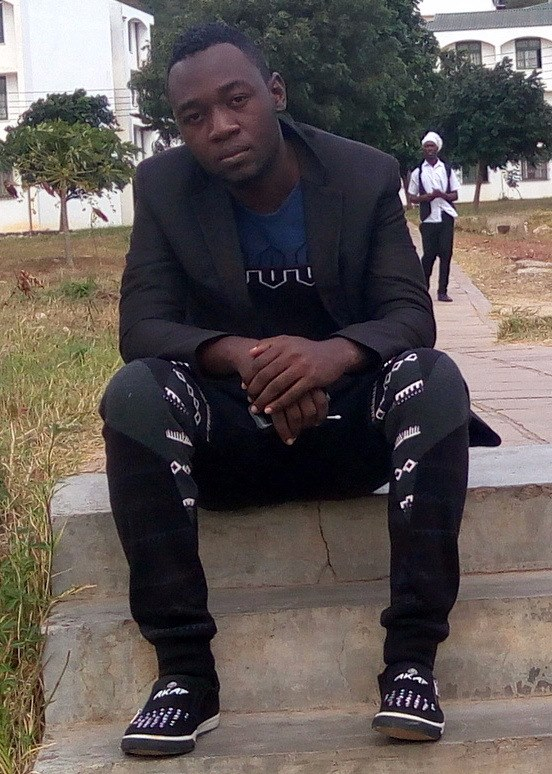
#> input picture harris corner detection/NICE (2).jpg, 552 x 774 px, found by its file name
$ jupyter execute 'harris corner detection.ipynb'   (shell and % lines are left out)
#> lines starting #> are read from the running program, lines starting #| are printed output that depends on the picture
[cell 1]
import matplotlib.pyplot as plt
import numpy as np
import cv2


# Read in the image
image = cv2.imread('C:/Users/cnsl/Documents/COMPUTER VISION/harris conner detection/NICE (2).jpg')
#> image is the input picture: shape (774, 552, 3); mean B, G, R 84.2, 86.7, 94.5

# Make a copy of the image
image_copy = np.copy(image)

# Change color to RGB (from BGR)
image_copy = cv2.cvtColor(image_copy, cv2.COLOR_BGR2RGB)

plt.imshow(image_copy)

[cell 2]
# Convert to grayscale
gray = cv2.cvtColor(image_copy, cv2.COLOR_RGB2GRAY)
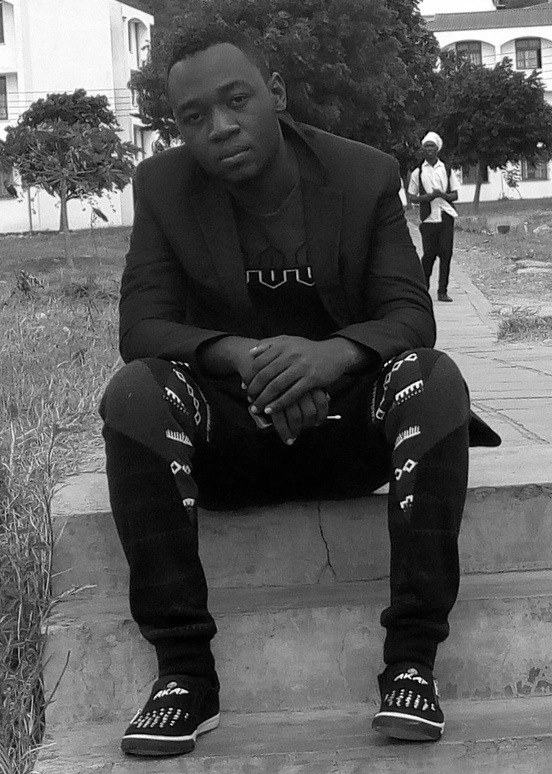
#> gray: shape (774, 552); min 0, max 255, mean 88.7
gray = np.float32(gray)

# Detect corners
dst = cv2.cornerHarris(gray, 2, 3, 0.04)
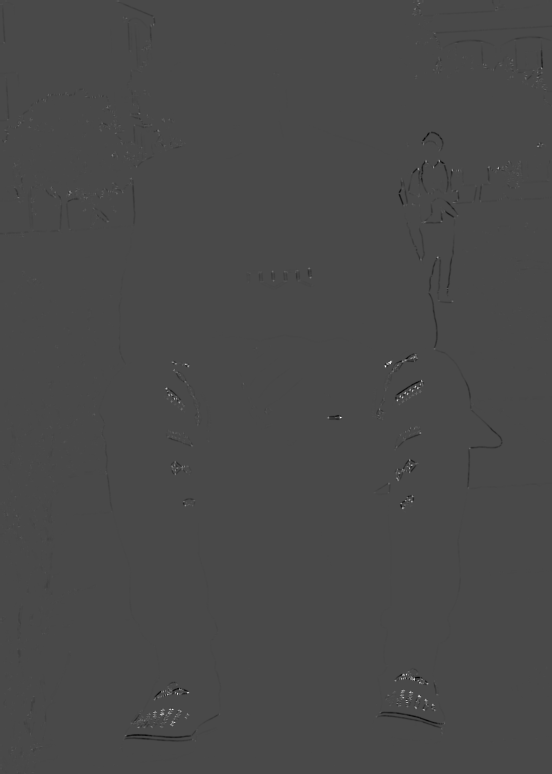
#> dst: shape (774, 552) float32; min -69862584, max 173536144, mean -38087.2; drawn with min black and max white

# Dilate corner image to enhance corner points
dst = cv2.dilate(dst,None)
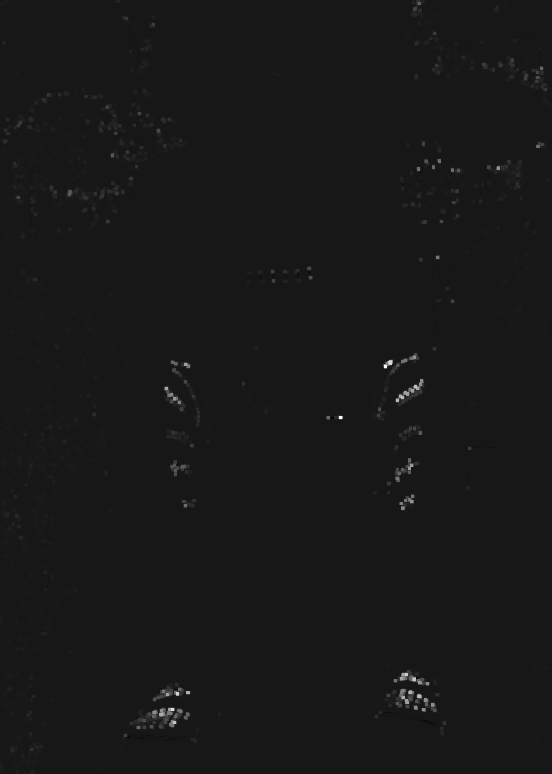
#> dst: shape (774, 552) float32; min -17459468, max 173536144, mean 620342.8; drawn with min black and max white

plt.imshow(dst, cmap='gray')

[cell 3]
# This value vary depending on the image and how many corners you want to detect
# Try changing this free parameter, 0.1, to be larger or smaller and see what happens
thresh = 0.1*dst.max()
#> thresh = 17353614.4

# Create an image copy to draw corners on
corner_image = np.copy(image_copy)

# Iterate through all the corners and draw them on the image (if they pass the threshold)
for j in range(0, dst.shape[0]):
    for i in range(0, dst.shape[1]):
        if(dst[j,i] > thresh):
            # image, center pt, radius, color, thickness
            cv2.circle( corner_image, (i, j), 1, (0,255,0), 1)
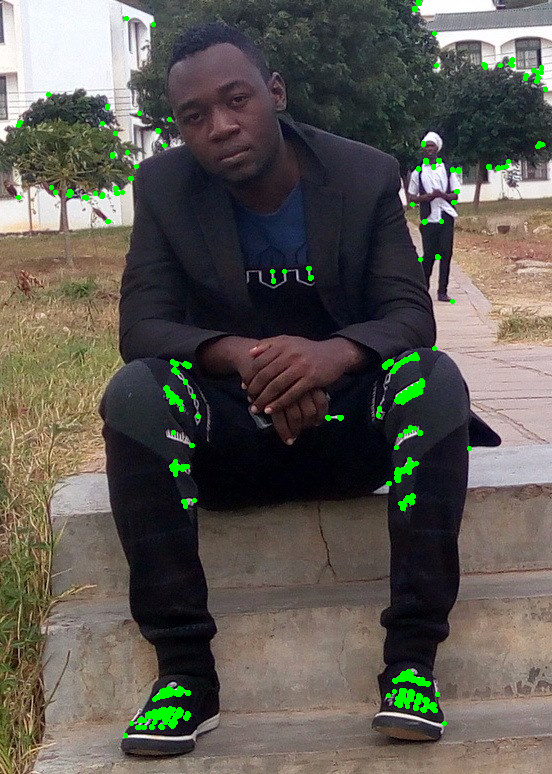
#> corner_image: shape (774, 552, 3); mean R, G, B 93, 88.9, 82.6

plt.imshow(corner_image)
